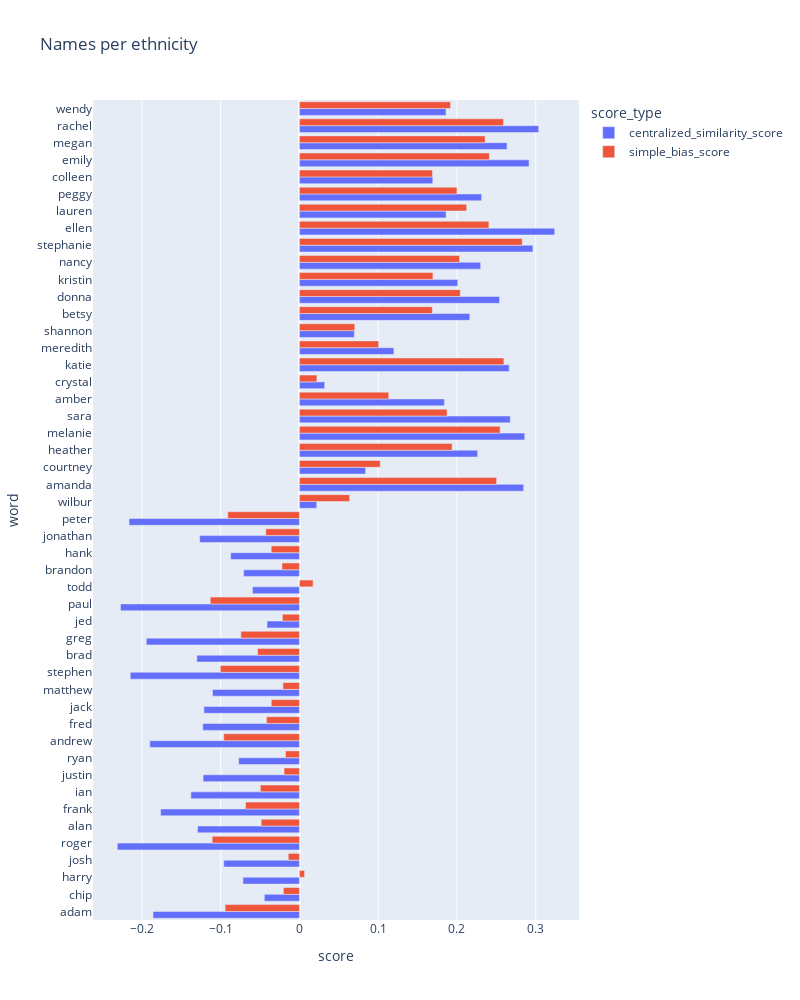
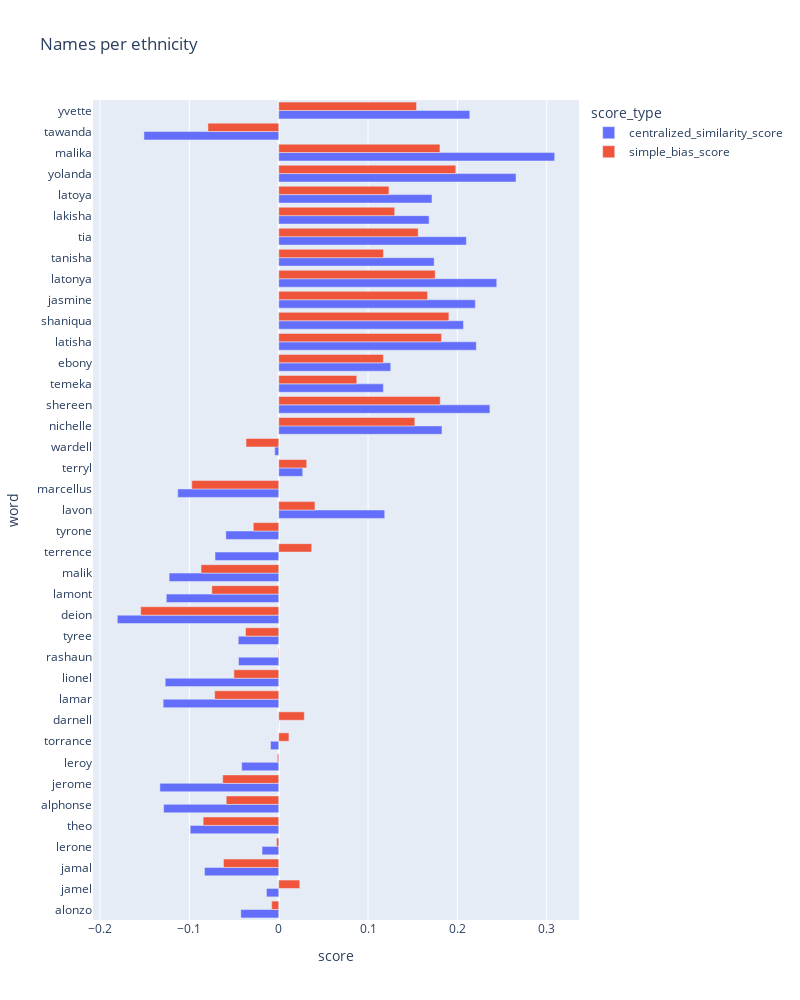
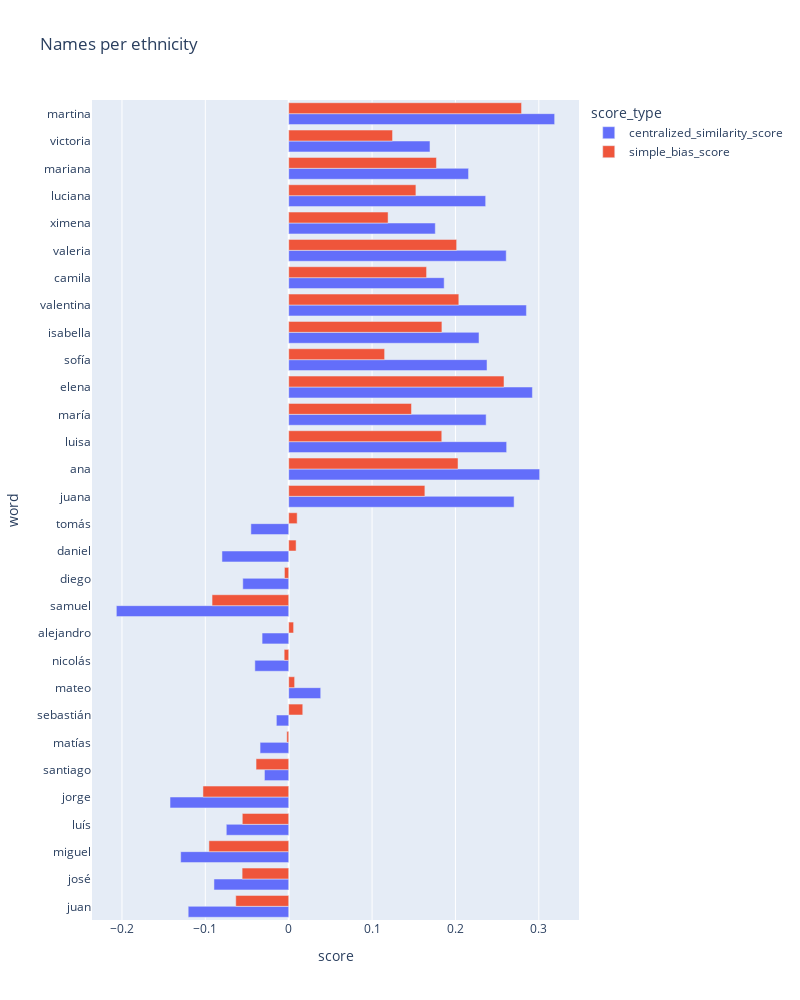

Notebook code for these charts, in order:
### Code cell
#plot a bar plot of the top 20 most biased words with all the scores of the three methods
import plotly_express as px


def plot_top_biased_words(df, n_words=20):
    df_top = df.head(n_words)
    #remove the simple_bias_score column
    #df_top = df_top.drop(columns=['simple_bias_score'])
    df_top = df_top.reset_index()
    df_top = df_top.rename(columns={'index': 'word'})
    df_top = df_top.melt(
        id_vars=['word'], var_name='score_type', value_name='score')
    fig = px.bar(df_top, x="score", y="word",
                 color="score_type", barmode="group", orientation='h',
                 height=1000, width=800, title="Names per ethnicity")
   
    
    fig.show()


plot_top_biased_words(df_names_white, n_words=50)
plot_top_biased_words(df_names_black, n_words=50)
plot_top_biased_words(df_names_hispanic, n_words=50)

### Figure 1 — Plotly figure (JSON) as saved in the notebook; plotly's stock layout.template omitted (floating-point values rounded to 4 significant figures)
{"data": [{"alignmentgroup": "True", "hovertemplate": "score_type=centralized_similarity_score<br>score=%{x}<br>word=%{y}<extra></extra>", "legendgroup": "centralized_similarity_score", "marker": {"color": "#636efa", "pattern": {"shape": ""}}, "name": "centralized_similarity_score", "offsetgroup": "centralized_similarity_score", "orientation": "h", "showlegend": true, "textposition": "auto", "type": "bar", "x": [-0.1859, -0.04457, -0.07175, -0.09606, -0.2312, -0.1294, -0.1762, -0.1378, -0.1223, -0.07719, -0.1899, -0.1227, -0.1213, -0.1104, -0.2147, -0.1303, -0.1945, -0.04121, -0.2272, -0.05965, -0.07087, -0.08728, -0.1266, -0.2163, 0.022, 0.2846, 0.08396, 0.2263, 0.286, 0.2676, 0.1841, 0.03206, 0.2663, 0.1199, 0.06969, 0.2162, 0.2541, 0.201, 0.2301, 0.2964, 0.324, 0.1861, 0.2313, 0.1693, 0.2915, 0.2635, 0.3037, 0.1861], "xaxis": "x", "y": ["adam", "chip", "harry", "josh", "roger", "alan", "frank", "ian", "justin", "ryan", "andrew", "fred", "jack", "matthew", "stephen", "brad", "greg", "jed", "paul", "todd", "brandon", "hank", "jonathan", "peter", "wilbur", "amanda", "courtney", "heather", "melanie", "sara", "amber", "crystal", "katie", "meredith", "shannon", "betsy", "donna", "kristin", "nancy", "stephanie", "ellen", "lauren", "peggy", "colleen", "emily", "megan", "rachel", "wendy"], "yaxis": "y"}, {"alignmentgroup": "True", "hovertemplate": "score_type=simple_bias_score<br>score=%{x}<br>word=%{y}<extra></extra>", "legendgroup": "simple_bias_score", "marker": {"color": "#EF553B", "pattern": {"shape": ""}}, "name": "simple_bias_score", "offsetgroup": "simple_bias_score", "orientation": "h", "showlegend": true, "textposition": "auto", "type": "bar", "x": [-0.09437, -0.02043, 0.006493, -0.01419, -0.1108, -0.04859, -0.06846, -0.04963, -0.01952, -0.01769, -0.09608, -0.0418, -0.03574, -0.02096, -0.1005, -0.0532, -0.07434, -0.02169, -0.1132, 0.01731, -0.02218, -0.03589, -0.04278, -0.09099, 0.06374, 0.2503, 0.1025, 0.1938, 0.2547, 0.1874, 0.1134, 0.02218, 0.2595, 0.1005, 0.07027, 0.1687, 0.2042, 0.1695, 0.2032, 0.2828, 0.2405, 0.2123, 0.2, 0.1689, 0.2411, 0.2357, 0.259, 0.1918], "xaxis": "x", "y": ["adam", "chip", "harry", "josh", "roger", "alan", "frank", "ian", "justin", "ryan", "andrew", "fred", "jack", "matthew", "stephen", "brad", "greg", "jed", "paul", "todd", "brandon", "hank", "jonathan", "peter", "wilbur", "amanda", "courtney", "heather", "melanie", "sara", "amber", "crystal", "katie", "meredith", "shannon", "betsy", "donna", "kristin", "nancy", "stephanie", "ellen", "lauren", "peggy", "colleen", "emily", "megan", "rachel", "wendy"], "yaxis": "y"}], "layout": {"barmode": "group", "height": 1000, "legend": {"title": {"text": "score_type"}, "tracegroupgap": 0}, "title": {"text": "Names per ethnicity"}, "width": 800, "xaxis": {"anchor": "y", "domain": [0, 1], "title": {"text": "score"}}, "yaxis": {"anchor": "x", "domain": [0, 1], "title": {"text": "word"}}}}

### Figure 2 — Plotly figure (JSON) as saved in the notebook; plotly's stock layout.template omitted (floating-point values rounded to 4 significant figures)
{"data": [{"alignmentgroup": "True", "hovertemplate": "score_type=centralized_similarity_score<br>score=%{x}<br>word=%{y}<extra></extra>", "legendgroup": "centralized_similarity_score", "marker": {"color": "#636efa", "pattern": {"shape": ""}}, "name": "centralized_similarity_score", "offsetgroup": "centralized_similarity_score", "orientation": "h", "showlegend": true, "textposition": "auto", "type": "bar", "x": [-0.04242, -0.01374, -0.08308, -0.01865, -0.09909, -0.1288, -0.133, -0.04147, -0.009185, -0.0002299, -0.1293, -0.1271, -0.04497, -0.0453, -0.1807, -0.1259, -0.1227, -0.07133, -0.05917, 0.1186, -0.113, 0.02684, -0.004449, 0.1827, 0.2364, 0.1171, 0.1253, 0.2211, 0.2068, 0.22, 0.244, 0.1739, 0.21, 0.1683, 0.1715, 0.2656, 0.3089, -0.1509, 0.2138], "xaxis": "x", "y": ["alonzo", "jamel", "jamal", "lerone", "theo", "alphonse", "jerome", "leroy", "torrance", "darnell", "lamar", "lionel", "rashaun", "tyree", "deion", "lamont", "malik", "terrence", "tyrone", "lavon", "marcellus", "terryl", "wardell", "nichelle", "shereen", "temeka", "ebony", "latisha", "shaniqua", "jasmine", "latonya", "tanisha", "tia", "lakisha", "latoya", "yolanda", "malika", "tawanda", "yvette"], "yaxis": "y"}, {"alignmentgroup": "True", "hovertemplate": "score_type=simple_bias_score<br>score=%{x}<br>word=%{y}<extra></extra>", "legendgroup": "simple_bias_score", "marker": {"color": "#EF553B", "pattern": {"shape": ""}}, "name": "simple_bias_score", "offsetgroup": "simple_bias_score", "orientation": "h", "showlegend": true, "textposition": "auto", "type": "bar", "x": [-0.007926, 0.02351, -0.06188, -0.002545, -0.0846, -0.0588, -0.06271, -0.001562, 0.01141, 0.02864, -0.07173, -0.0502, -0.0006212, -0.03712, -0.1545, -0.07489, -0.08694, 0.03687, -0.02846, 0.04056, -0.09731, 0.03128, -0.03661, 0.1523, 0.1808, 0.08733, 0.1171, 0.1822, 0.1904, 0.1666, 0.1751, 0.1172, 0.1561, 0.1298, 0.1233, 0.1982, 0.1804, -0.07926, 0.1542], "xaxis": "x", "y": ["alonzo", "jamel", "jamal", "lerone", "theo", "alphonse", "jerome", "leroy", "torrance", "darnell", "lamar", "lionel", "rashaun", "tyree", "deion", "lamont", "malik", "terrence", "tyrone", "lavon", "marcellus", "terryl", "wardell", "nichelle", "shereen", "temeka", "ebony", "latisha", "shaniqua", "jasmine", "latonya", "tanisha", "tia", "lakisha", "latoya", "yolanda", "malika", "tawanda", "yvette"], "yaxis": "y"}], "layout": {"barmode": "group", "height": 1000, "legend": {"title": {"text": "score_type"}, "tracegroupgap": 0}, "title": {"text": "Names per ethnicity"}, "width": 800, "xaxis": {"anchor": "y", "domain": [0, 1], "title": {"text": "score"}}, "yaxis": {"anchor": "x", "domain": [0, 1], "title": {"text": "word"}}}}

### Figure 3 — Plotly figure (JSON) as saved in the notebook; plotly's stock layout.template omitted (floating-point values rounded to 4 significant figures)
{"data": [{"alignmentgroup": "True", "hovertemplate": "score_type=centralized_similarity_score<br>score=%{x}<br>word=%{y}<extra></extra>", "legendgroup": "centralized_similarity_score", "marker": {"color": "#636efa", "pattern": {"shape": ""}}, "name": "centralized_similarity_score", "offsetgroup": "centralized_similarity_score", "orientation": "h", "showlegend": true, "textposition": "auto", "type": "bar", "x": [-0.1206, -0.08968, -0.1296, -0.07487, -0.1424, -0.0291, -0.03436, -0.01481, 0.0384, -0.0406, -0.03194, -0.2067, -0.05508, -0.08007, -0.04537, 0.2704, 0.301, 0.2614, 0.2368, 0.2923, 0.2379, 0.2283, 0.2851, 0.1865, 0.2609, 0.1758, 0.2363, 0.2157, 0.1695, 0.319], "xaxis": "x", "y": ["juan", "josé", "miguel", "luís", "jorge", "santiago", "matías", "sebastián", "mateo", "nicolás", "alejandro", "samuel", "diego", "daniel", "tomás", "juana", "ana", "luisa", "maría", "elena", "sofía", "isabella", "valentina", "camila", "valeria", "ximena", "luciana", "mariana", "victoria", "martina"], "yaxis": "y"}, {"alignmentgroup": "True", "hovertemplate": "score_type=simple_bias_score<br>score=%{x}<br>word=%{y}<extra></extra>", "legendgroup": "simple_bias_score", "marker": {"color": "#EF553B", "pattern": {"shape": ""}}, "name": "simple_bias_score", "offsetgroup": "simple_bias_score", "orientation": "h", "showlegend": true, "textposition": "auto", "type": "bar", "x": [-0.06352, -0.05589, -0.09569, -0.05568, -0.1029, -0.03918, -0.002292, 0.01684, 0.007086, -0.005444, 0.005861, -0.09194, -0.005124, 0.008863, 0.01014, 0.1633, 0.2031, 0.1836, 0.1473, 0.2582, 0.115, 0.1838, 0.2041, 0.1654, 0.2014, 0.1192, 0.1526, 0.1772, 0.1245, 0.2793], "xaxis": "x", "y": ["juan", "josé", "miguel", "luís", "jorge", "santiago", "matías", "sebastián", "mateo", "nicolás", "alejandro", "samuel", "diego", "daniel", "tomás", "juana", "ana", "luisa", "maría", "elena", "sofía", "isabella", "valentina", "camila", "valeria", "ximena", "luciana", "mariana", "victoria", "martina"], "yaxis": "y"}], "layout": {"barmode": "group", "height": 1000, "legend": {"title": {"text": "score_type"}, "tracegroupgap": 0}, "title": {"text": "Names per ethnicity"}, "width": 800, "xaxis": {"anchor": "y", "domain": [0, 1], "title": {"text": "score"}}, "yaxis": {"anchor": "x", "domain": [0, 1], "title": {"text": "word"}}}}
